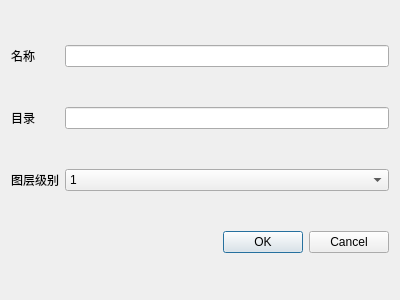
<?xml version="1.0" encoding="UTF-8"?>
<ui version="4.0">
 <class>MapAddDialog</class>
 <widget class="QDialog" name="MapAddDialog">
  <property name="geometry">
   <rect>
    <x>0</x>
    <y>0</y>
    <width>400</width>
    <height>300</height>
   </rect>
  </property>
  <property name="windowTitle">
   <string>Dialog</string>
  </property>
  <layout class="QGridLayout" name="gridLayout">
   <item row="0" column="0">
    <widget class="QLabel" name="label_2">
     <property name="text">
      <string>名称</string>
     </property>
    </widget>
   </item>
   <item row="0" column="1">
    <widget class="QLineEdit" name="lEdit_name"/>
   </item>
   <item row="1" column="0">
    <widget class="QLabel" name="label">
     <property name="text">
      <string>目录</string>
     </property>
    </widget>
   </item>
   <item row="1" column="1">
    <widget class="QLineEdit" name="lEdit_path"/>
   </item>
   <item row="2" column="0">
    <widget class="QLabel" name="label_3">
     <property name="text">
      <string>图层级别</string>
     </property>
    </widget>
   </item>
   <item row="2" column="1">
    <widget class="QComboBox" name="cBox_level">
     <item>
      <property name="text">
       <string>1</string>
      </property>
     </item>
     <item>
      <property name="text">
       <string>2</string>
      </property>
     </item>
     <item>
      <property name="text">
       <string>3</string>
      </property>
     </item>
     <item>
      <property name="text">
       <string>4</string>
      </property>
     </item>
     <item>
      <property name="text">
       <string>5</string>
      </property>
     </item>
     <item>
      <property name="text">
       <string>6</string>
      </property>
     </item>
     <item>
      <property name="text">
       <string>7</string>
      </property>
     </item>
     <item>
      <property name="text">
       <string>8</string>
      </property>
     </item>
     <item>
      <property name="text">
       <string>9</string>
      </property>
     </item>
     <item>
      <property name="text">
       <string>10</string>
      </property>
     </item>
     <item>
      <property name="text">
       <string>11</string>
      </property>
     </item>
     <item>
      <property name="text">
       <string>12</string>
      </property>
     </item>
     <item>
      <property name="text">
       <string>13</string>
      </property>
     </item>
     <item>
      <property name="text">
       <string>14</string>
      </property>
     </item>
     <item>
      <property name="text">
       <string>15</string>
      </property>
     </item>
     <item>
      <property name="text">
       <string>16</string>
      </property>
     </item>
     <item>
      <property name="text">
       <string>17</string>
      </property>
     </item>
     <item>
      <property name="text">
       <string>18</string>
      </property>
     </item>
    </widget>
   </item>
   <item row="3" column="0" colspan="2">
    <widget class="QDialogButtonBox" name="buttonBox">
     <property name="orientation">
      <enum>Qt::Horizontal</enum>
     </property>
     <property name="standardButtons">
      <set>QDialogButtonBox::Cancel|QDialogButtonBox::Ok</set>
     </property>
    </widget>
   </item>
  </layout>
 </widget>
 <resources/>
 <connections>
  <connection>
   <sender>buttonBox</sender>
   <signal>accepted()</signal>
   <receiver>MapAddDialog</receiver>
   <slot>accept()</slot>
   <hints>
    <hint type="sourcelabel">
     <x>248</x>
     <y>254</y>
    </hint>
    <hint type="destinationlabel">
     <x>157</x>
     <y>274</y>
    </hint>
   </hints>
  </connection>
  <connection>
   <sender>buttonBox</sender>
   <signal>rejected()</signal>
   <receiver>MapAddDialog</receiver>
   <slot>reject()</slot>
   <hints>
    <hint type="sourcelabel">
     <x>316</x>
     <y>260</y>
    </hint>
    <hint type="destinationlabel">
     <x>286</x>
     <y>274</y>
    </hint>
   </hints>
  </connection>
 </connections>
</ui>
